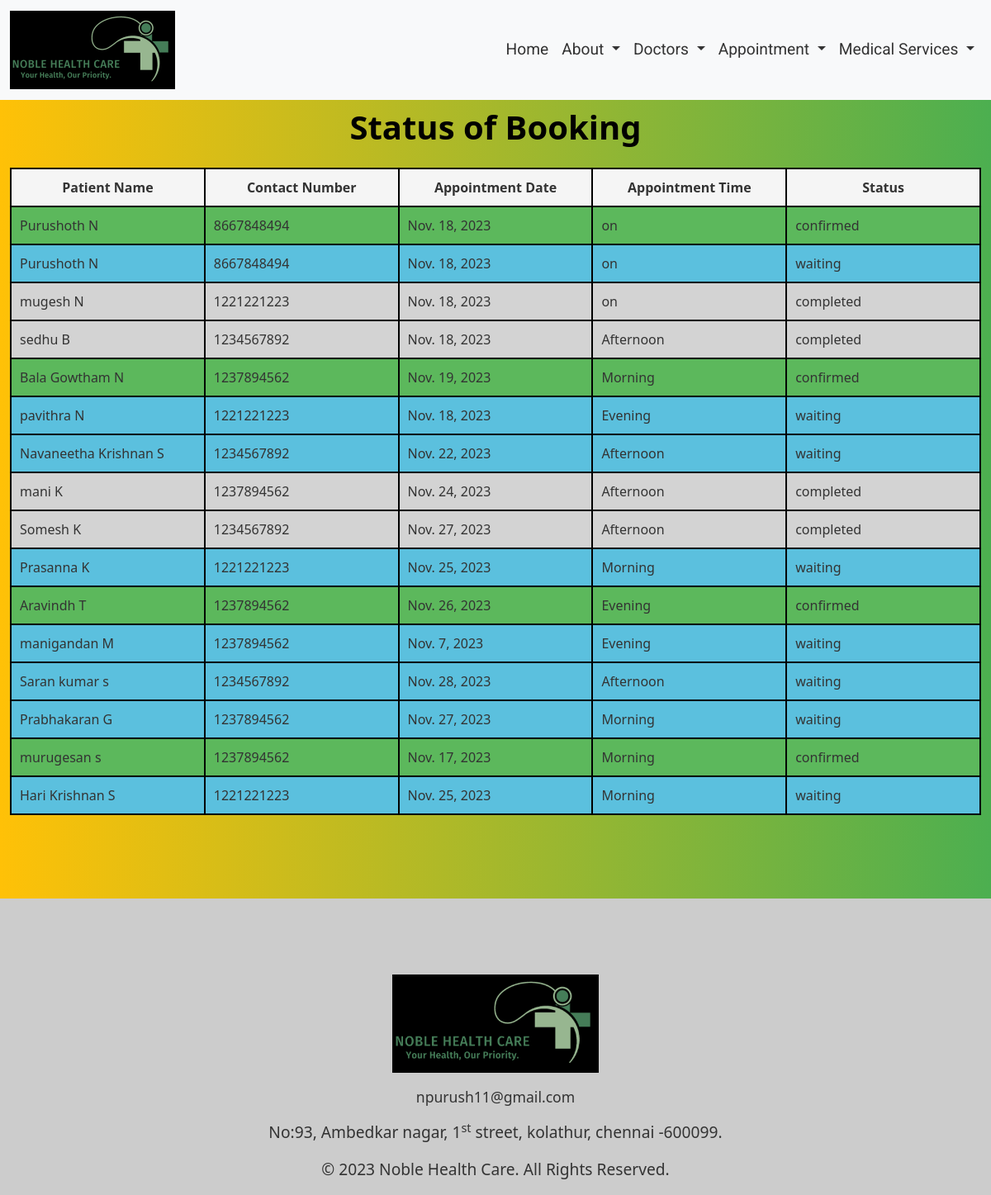
/appointment/booking_status/, run on the app's committed database.
### Home/models.py (models this page shows, shortened)
class userDetail(models.Model):
    firstName = models.CharField(max_length=200)
    middleName = models.CharField(max_length=200, blank=True, null=True)
    lastName = models.CharField(max_length=200)
    gender = models.CharField(max_length=6)
    email = models.EmailField(max_length=200)
    phoneNumber = models.IntegerField()
    department = models.CharField(max_length=50)
    preferredDate = models.DateField()
    preferredTime = models.CharField(max_length=50)
    medicalConcern = models.TextField()
    address = models.TextField(max_length=300)
    status = models.CharField(
        max_length=50,
        choices=[
            ("confirmed", "Confirmed"),
            ("waiting", "Waiting"),
            ("completed", "Completed"),
        ],
        default="waiting",
    )
    def full_name(self):
        parts = [self.firstName, self.middleName, self.lastName]
        name_parts = [part for part in parts if part]
        return " ".join(name_parts)

### appointment/views.py (the view)
# urls.py: path("booking_status/", views.booking_status),
def booking_status(request):
    userData = userDetail.objects.all()
    return render(request, "booking_status.html", {"userData": userData})

### appointment/templates/booking_status.html (shortened to what this page needs)
<!DOCTYPE html>
<html lang="en">
  <head>
    {% load static %}
    <link rel="stylesheet" href="{% static 'css/bootstrap.min.css' %}" />
    <link rel="stylesheet" href="{% static 'css/booking_status.css' %}" />
  </head>
  <body>
    <header>
      <nav class="navbar navbar-expand-lg bg-body-tertiary bg-white fixed-top">
        <div class="container-fluid">
          <a class="navbar-brand" href="#"
            ><img
              src="{% static 'image/logo1.png' %}"
              alt="Hospotal logo"
              width="200"
          /></a>
          <div class="collapse navbar-collapse" id="navbarNavDropdown">
            <ul class="navbar-nav" id="navbar-nav">
              <li class="nav-item">
                <a class="nav-link" id="nav-item1" href="/Home/">Home</a>
              </li>
              <li class="nav-item dropdown">
                <a
                  class="nav-link dropdown-toggle"
                  href="#"
                  role="button"
                  data-bs-toggle="dropdown"
                  aria-expanded="false"
                  id="nav-item2"
                >
                  About
                </a>
              </li>
              <li class="nav-item dropdown">
                <a
                  class="nav-link dropdown-toggle"
                  href="#"
                  role="button"
                  data-bs-toggle="dropdown"
                  aria-expanded="false"
                  id="nav-item3"
                >
                  Doctors
                </a>
              </li>
              <li class="nav-item dropdown">
                <a
                  class="nav-link dropdown-toggle"
                  href="#"
                  role="button"
                  data-bs-toggle="dropdown"
                  aria-expanded="false"
                  id="nav-item6"
                >
                  Appointment
                </a>
              </li>
              <li class="nav-item dropdown">
                <a
                  class="nav-link dropdown-toggle"
                  href="#"
                  role="button"
                  data-bs-toggle="dropdown"
                  aria-expanded="false"
                  id="nav-item7"
                >
                  Medical Services
                </a>
              </li>
            </ul>
          </div>
        </div>
      </nav>
    </header>
    <main>
      <div class="tblContainer">
        <div class="container-fluid">
          <div class="row">
            <div class="col-12">
              <div class="table-responsive">
                <h1 class="caption pb-4 text-center">Status of Booking</h1>
                <table>
                  <thead>
                    <tr>
                      <th>Patient Name</th>
                      <th>Contact Number</th>
                      <th>Appointment Date</th>
                      <th>Appointment Time</th>
                      <th>Status</th>
                    </tr>
                  </thead>
                  <tbody>
                    {% if userData %}
                      {% for data in userData %}
                      <tr
                        class="{% if data.status == 'confirmed' %}confirmed-row{% elif data.status == 'waiting' %}waiting-row{% elif data.status == 'completed' %}completed-row{% endif %}"
                      >
                        <td>{{ data.full_name}}</td>
                        <td class="phoneNumber">{{ data.phoneNumber }}</td>
                        <td>{{ data.preferredDate }}</td>
                        <td>{{ data.preferredTime }}</td>
                        <td>{{ data.status }}</td>
                      </tr>
                      {% endfor %}
                    {% else %}
                      <tr>
                        <td colspan="5"> No data available</td>
                      </tr>
                    {% endif %}
                  </tbody>
                </table>
              </div>
            </div>
          </div>
        </div>
      </div>
    </main>
    <footer>
      <div class="footer-section pt-5">
        <div class="container">
          <div class="row">
            <div class="col-12">
              <div class="text-center">
                <img
                  src="{% static 'image/logo1.png' %}"
                  alt="logo of the Hospital"
                  class="footer-section-logo pt-4"
                />
              </div>
              <div class="text-center mt-3">
                <a
                  href="mailto:npurush11@gmail.com"
                  class="footer-section-mail-id"
                  >npurush11@gmail.com</a
                >
              </div>
              <div class="text-center mt-3">
                <address class="footer-section-address">
                  No:93, Ambedkar nagar, 1<sup>st</sup> street, kolathur,
                  chennai -600099.
                </address>
              </div>
              <div class="copyRightsCont">
                <p>&copy; 2023 Noble Health Care. All Rights Reserved.</p>
              </div>
            </div>
          </div>
        </div>
      </div>
    </footer>
  </body>
</html>

### appointment/static/css/booking_status.css (style rules this page uses)
* { padding: 0; margin: 0; box-sizing: border-box; }
:root { --backgroundColor: #F5F5F5; --headingColor: #000000; --textColor: #333333; --footerColor: #CCCCCC; }
html { font-family: 'Roboto', sans-serif; background-color: var(--backgroundColor); }
body { background-image: linear-gradient(to left, #4caf50, #ffc107); }
#navbar-nav { margin-left: auto; font-size: 1.2rem; font-weight: 400; }
:is(#nav-item1, #nav-item2, #nav-item3, #nav-item4, #nav-item5,#nav-item6, #nav-item7) { color: var(--textColor); font-family: 'Roboto', sans-serif; }
:is(#nav-item1, #nav-item2, #nav-item3, #nav-item4, #nav-item5,#nav-item6, #nav-item7):hover { text-decoration: underline; text-shadow: 3px 3px 5px gray; }
.tblContainer { padding-top: 130px; width: 100vw; padding-bottom: 100px; }
table { width: 100%; border-collapse: collapse; margin: 1px auto; table-layout: fixed; }
thead { background-color: var(--backgroundColor); border: 2px solid black; }
.caption { color: var(--headingColor); font-size: 2.5em; margin-bottom: 0px; font-weight: 600; text-align: center; }
th { color: var(--textColor); padding: 10px; border: 2px solid black; text-align: center; }
td { color: var(--textColor); padding: 10px; text-align: left; border: 2px solid black; }
.confirmed-row { background-color: #5cb85c; }
.waiting-row { background-color: #5bc0de; }
.completed-row { background-color: #d3d3d3; }
.footer-section { background-color: var(--footerColor); }
.footer-section-logo { margin-top: 20px; width: 250px; height: auto; }
.footer-section-mail-id { text-decoration: none; font-size: 1.1rem; color: var(--textColor); transition: transform 0.20s ease; }
.footer-section-address { font-size: 1.2rem; color: var(--textColor); }
.copyRightsCont { text-align: center; font-size: 1.2rem; color: var(--textColor); }

### data on the page
userDetail: full_name "Purushoth N", phoneNumber "8667848494", preferredDate "Nov. 18, 2023", preferredTime "on", status "confirmed"
userDetail: full_name "Purushoth N", phoneNumber "8667848494", preferredDate "Nov. 18, 2023", preferredTime "on", status "waiting"
userDetail: full_name "mugesh N", phoneNumber "1221221223", preferredDate "Nov. 18, 2023", preferredTime "on", status "completed"
userDetail: full_name "sedhu B", phoneNumber "1234567892", preferredDate "Nov. 18, 2023", preferredTime "Afternoon", status "completed"
userDetail: full_name "Bala Gowtham N", phoneNumber "1237894562", preferredDate "Nov. 19, 2023", preferredTime "Morning", status "confirmed"
userDetail: full_name "pavithra N", phoneNumber "1221221223", preferredDate "Nov. 18, 2023", preferredTime "Evening", status "waiting"
userDetail: full_name "Navaneetha Krishnan S", phoneNumber "1234567892", preferredDate "Nov. 22, 2023", preferredTime "Afternoon", status "waiting"
userDetail: full_name "mani K", phoneNumber "1237894562", preferredDate "Nov. 24, 2023", preferredTime "Afternoon", status "completed"
userDetail: full_name "Somesh K", phoneNumber "1234567892", preferredDate "Nov. 27, 2023", preferredTime "Afternoon", status "completed"
userDetail: full_name "Prasanna K", phoneNumber "1221221223", preferredDate "Nov. 25, 2023", preferredTime "Morning", status "waiting"
userDetail: full_name "Aravindh T", phoneNumber "1237894562", preferredDate "Nov. 26, 2023", preferredTime "Evening", status "confirmed"
userDetail: full_name "manigandan M", phoneNumber "1237894562", preferredDate "Nov. 7, 2023", preferredTime "Evening", status "waiting"
userDetail: full_name "Saran kumar s", phoneNumber "1234567892", preferredDate "Nov. 28, 2023", preferredTime "Afternoon", status "waiting"
userDetail: full_name "Prabhakaran G", phoneNumber "1237894562", preferredDate "Nov. 27, 2023", preferredTime "Morning", status "waiting"
userDetail: full_name "murugesan s", phoneNumber "1237894562", preferredDate "Nov. 17, 2023", preferredTime "Morning", status "confirmed"
userDetail: full_name "Hari Krishnan S", phoneNumber "1221221223", preferredDate "Nov. 25, 2023", preferredTime "Morning", status "waiting"
